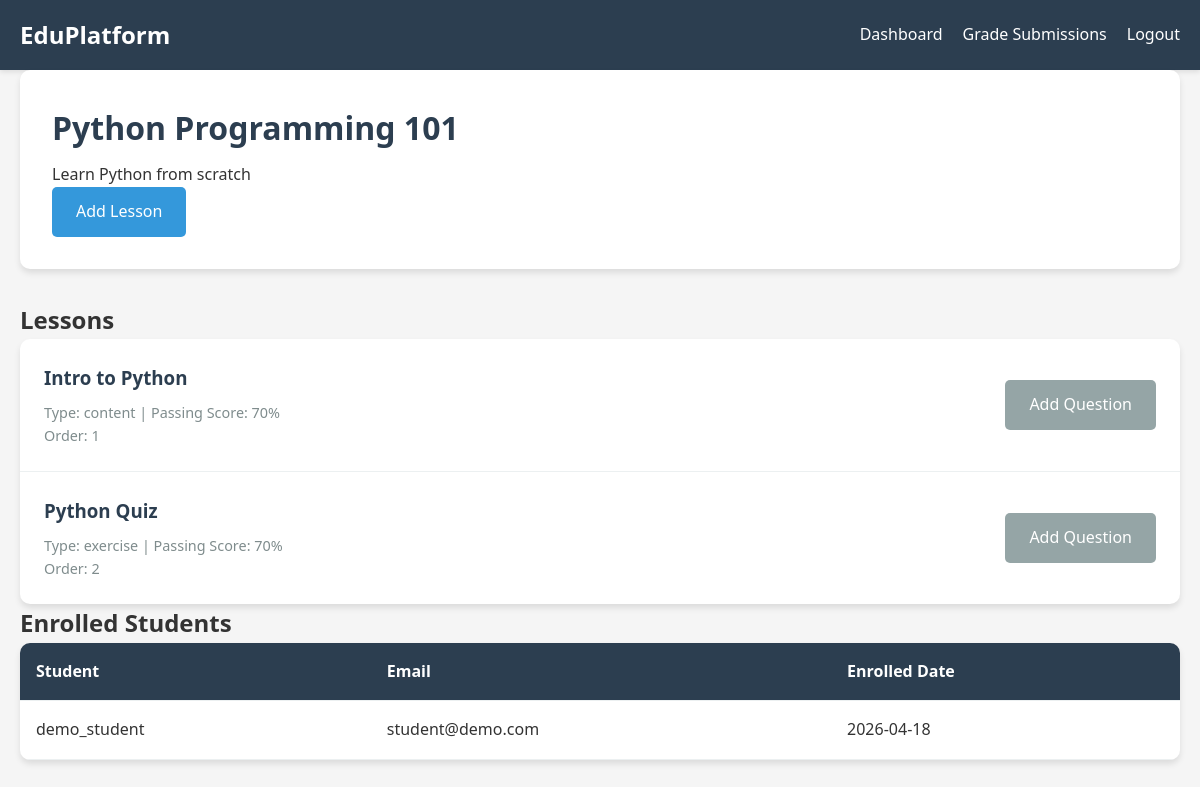
The app's page /teacher/course/1 (signed in) with its own data.
### app.py (models this page shows)
class Course(db.Model):
    id = db.Column(db.Integer, primary_key=True)
    title = db.Column(db.String(200), nullable=False)
    description = db.Column(db.Text)
    teacher_id = db.Column(db.Integer, db.ForeignKey('user.id'), nullable=False)
    created_at = db.Column(db.DateTime, default=datetime.utcnow)
    lessons = db.relationship('Lesson', backref='course', lazy=True, order_by='Lesson.order')
    enrollments = db.relationship('Enrollment', backref='course', lazy=True)

class Lesson(db.Model):
    id = db.Column(db.Integer, primary_key=True)
    course_id = db.Column(db.Integer, db.ForeignKey('course.id'), nullable=False)
    title = db.Column(db.String(200), nullable=False)
    content = db.Column(db.Text, nullable=False)
    order = db.Column(db.Integer, nullable=False)
    lesson_type = db.Column(db.String(20), default='content')  # 'content', 'exercise', 'exam'
    passing_percentage = db.Column(db.Integer, default=70)  # Required percentage to unlock next
    questions = db.relationship('Question', backref='lesson', lazy=True, order_by='Question.order')
    progress = db.relationship('Progress', backref='lesson', lazy=True)

class Enrollment(db.Model):
    id = db.Column(db.Integer, primary_key=True)
    student_id = db.Column(db.Integer, db.ForeignKey('user.id'), nullable=False)
    course_id = db.Column(db.Integer, db.ForeignKey('course.id'), nullable=False)
    enrolled_at = db.Column(db.DateTime, default=datetime.utcnow)
    progress = db.relationship('Progress', backref='enrollment', lazy=True)

class User(UserMixin, db.Model):
    id = db.Column(db.Integer, primary_key=True)
    username = db.Column(db.String(80), unique=True, nullable=False)
    email = db.Column(db.String(120), unique=True, nullable=False)
    password_hash = db.Column(db.String(256), nullable=False)
    role = db.Column(db.String(20), nullable=False)  # 'teacher' or 'student'
    created_at = db.Column(db.DateTime, default=datetime.utcnow)
    enrollments = db.relationship('Enrollment', backref='student', lazy=True)
    submissions = db.relationship('Submission', backref='student', lazy=True)

### app.py (the view)
@app.route('/teacher/course/<int:course_id>')
@login_required
def view_course(course_id):
    if current_user.role != 'teacher':
        flash('Access denied', 'error')
        return redirect(url_for('index'))
    course = Course.query.get_or_404(course_id)
    if course.teacher_id != current_user.id:
        flash('Access denied', 'error')
        return redirect(url_for('teacher_dashboard'))
    enrollments = Enrollment.query.filter_by(course_id=course_id).all()
    return render_template('teacher/view_course.html', course=course, enrollments=enrollments)

### app.py (called while the page is built)
@login_manager.user_loader
def load_user(user_id):
    return User.query.get(int(user_id))

### templates/teacher/view_course.html (shortened to what this page needs)
<!DOCTYPE html>
<html lang="en">
<head>
    <link rel="stylesheet" href="{{ url_for('static', filename='css/style.css') }}">
</head>
<body>
    <nav class="navbar">
        <div class="container">
            <a href="{{ url_for('index') }}" class="brand">EduPlatform</a>
            <div class="nav-links">
                <a href="{{ url_for('teacher_dashboard') }}">Dashboard</a>
                <a href="{{ url_for('view_submissions') }}">Grade Submissions</a>
                <a href="{{ url_for('logout') }}">Logout</a>
            </div>
        </div>
    </nav>
    <main class="container">
        <div class="course-header">
            <h1>{{ course.title }}</h1>
            <p>{{ course.description }}</p>
            <a href="{{ url_for('create_lesson', course_id=course.id) }}" class="btn btn-primary">Add Lesson</a>
        </div>
        <section class="lessons-section">
            <h2>Lessons</h2>
            {% if course.lessons %}
                <div class="list-container">
                    {% for lesson in course.lessons %}
                        <div class="list-item">
                            <div class="list-item-info">
                                <h3>{{ lesson.title }}</h3>
                                <p>Type: {{ lesson.lesson_type }} | Passing Score: {{ lesson.passing_percentage }}%</p>
                                <p>Order: {{ lesson.order }}</p>
                            </div>
                            <div class="list-item-actions">
                                <a href="{{ url_for('create_question', lesson_id=lesson.id) }}" class="btn btn-secondary">Add Question</a>
                            </div>
                        </div>
                    {% endfor %}
                </div>
            {% else %}
                <p class="empty-state">No lessons yet. Add your first lesson!</p>
            {% endif %}
        </section>
        <section class="students-section">
            <h2>Enrolled Students</h2>
            {% if enrollments %}
                <table class="data-table">
                    <thead>
                        <tr>
                            <th>Student</th>
                            <th>Email</th>
                            <th>Enrolled Date</th>
                        </tr>
                    </thead>
                    <tbody>
                        {% for enrollment in enrollments %}
                            <tr>
                                <td>{{ enrollment.student.username }}</td>
                                <td>{{ enrollment.student.email }}</td>
                                <td>{{ enrollment.enrolled_at.strftime('%Y-%m-%d') }}</td>
                            </tr>
                        {% endfor %}
                    </tbody>
                </table>
            {% else %}
                <p class="empty-state">No students enrolled yet.</p>
            {% endif %}
        </section>
    </main>
</body>
</html>

### static/css/style.css (style rules this page uses)
* { margin: 0; padding: 0; box-sizing: border-box; }
body { font-family: 'Segoe UI', Tahoma, Geneva, Verdana, sans-serif; line-height: 1.6; color: #333; background-color: #f5f5f5; }
.container { max-width: 1200px; margin: 0 auto; padding: 0 20px; }
.navbar { background-color: #2c3e50; color: white; padding: 1rem 0; box-shadow: 0 2px 5px rgba(0,0,0,0.1); }
.navbar .container { display: flex; justify-content: space-between; align-items: center; }
.brand { font-size: 1.5rem; font-weight: bold; color: white; text-decoration: none; }
.nav-links { display: flex; gap: 20px; }
.nav-links a { color: white; text-decoration: none; transition: color 0.3s; }
main { padding: 2rem 0; min-height: calc(100vh - 200px); }
.btn { display: inline-block; padding: 0.75rem 1.5rem; border: none; border-radius: 5px; cursor: pointer; text-decoration: none; font-size: 1rem; transition: all 0.3s; text-align: center; }
.btn-primary { background-color: #3498db; color: white; }
.btn-secondary { background-color: #95a5a6; color: white; }
.list-container { background: white; border-radius: 10px; box-shadow: 0 4px 6px rgba(0,0,0,0.1); overflow: hidden; }
.list-item { display: flex; justify-content: space-between; align-items: center; padding: 1.5rem; border-bottom: 1px solid #ecf0f1; }
.list-item:last-child { border-bottom: none; }
.list-item-info h3 { color: #2c3e50; margin-bottom: 0.5rem; }
.list-item-info p { color: #7f8c8d; font-size: 0.9rem; }
.list-item-actions { display: flex; gap: 0.5rem; }
.data-table { width: 100%; background: white; border-radius: 10px; overflow: hidden; box-shadow: 0 4px 6px rgba(0,0,0,0.1); border-collapse: collapse; }
.data-table th, .data-table td { padding: 1rem; text-align: left; border-bottom: 1px solid #ecf0f1; }
.data-table th { background-color: #2c3e50; color: white; }
.course-header { background: white; padding: 2rem; border-radius: 10px; box-shadow: 0 4px 6px rgba(0,0,0,0.1); margin-bottom: 2rem; }
.course-header h1 { color: #2c3e50; margin-bottom: 0.5rem; }

### records on screen
Course: title "Python Programming 101", description "Learn Python from scratch"
Lesson: title "Intro to Python", lesson_type "content", passing_percentage "70", order "1"
Lesson: title "Python Quiz", lesson_type "exercise", passing_percentage "70", order "2"
Enrollment: student.username "demo_student", student.email "student@demo.com", enrolled_at "2026-04-18"
